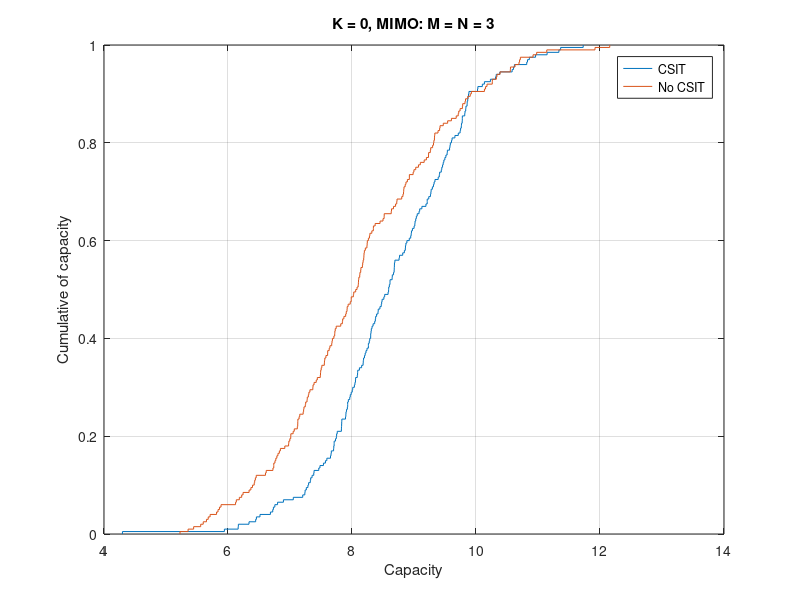

MATLAB code for this plot:
% ES 4

% Compute and plot separately the CDF of capacity for the case of MISO fading
% (K = 0) channel at 10 dB SNR, with M = 3 transmit antennas and N = 3 receive
% antennas.
% First: with no CSIT.
% Second: With CSIT (in the same plot).

% MIMO fading
N = 3;
M = 3;

total_iterations = 200;
Capacities_no_feedback = zeros(1, total_iterations);

for j = 1:total_iterations
    % H must be complex
    H = (1/sqrt(2)) * (randn(N, M) + 1i*randn(N, M));
        
    Identity_N = eye(N);
    Identity_M = eye(M);
    
    P = 10;
    Q = (P/M)*Identity_M;
    
    trace_Q = trace(Q);
    
    Capacities_no_feedback(j) = log2(det(Identity_N + H*Q*ctranspose(H)));
end


Capacities_feedback = zeros(1, total_iterations);

for j = 1:total_iterations
    % H must be complex
    H = (1/sqrt(2)) * (randn(N, M) + 1i*randn(N, M));
        
    Identity_N = eye(N);
    Identity_M = eye(M);
    
    P = 10;
    u = 0;
    
    trace_Q = 0;
    Q = zeros(min(N,M), min(N,M));

    [U,S,V] = svd(H);
    S = S .^ 2;

    zero_matrix = zeros(M-N, M);

    while trace_Q < P

        prev_Q = Q;

        % get A
        A = u - (1 ./ S);

        % a = 0 if a < 0, a = a if a >= 0
        A = max(A, 0);
        A(A==Inf)=0;


        % add the zeros in case M > N
        if M > N
            A_updated = [A; zero_matrix];
        elseif M < N
            A_updated = A(1:M,1:M);
        else
            A_updated = A;
        end

        Q = V * A_updated * ctranspose(V);
        
        trace_Q = trace(Q);

        u = u + 0.001;
    end
    
    % We get last value of Q that does not exceed power requirement
    Q = prev_Q;
    
    Capacities_feedback(j) = log2(det(Identity_N + H*Q*ctranspose(H)));
end

cdfplot(Capacities_feedback)
hold on;
cdfplot(Capacities_no_feedback)
legend("CSIT", "No CSIT")
xlabel("Capacity")
ylabel("Cumulative of capacity")
title('K = 0, MIMO: M = N = 3')

